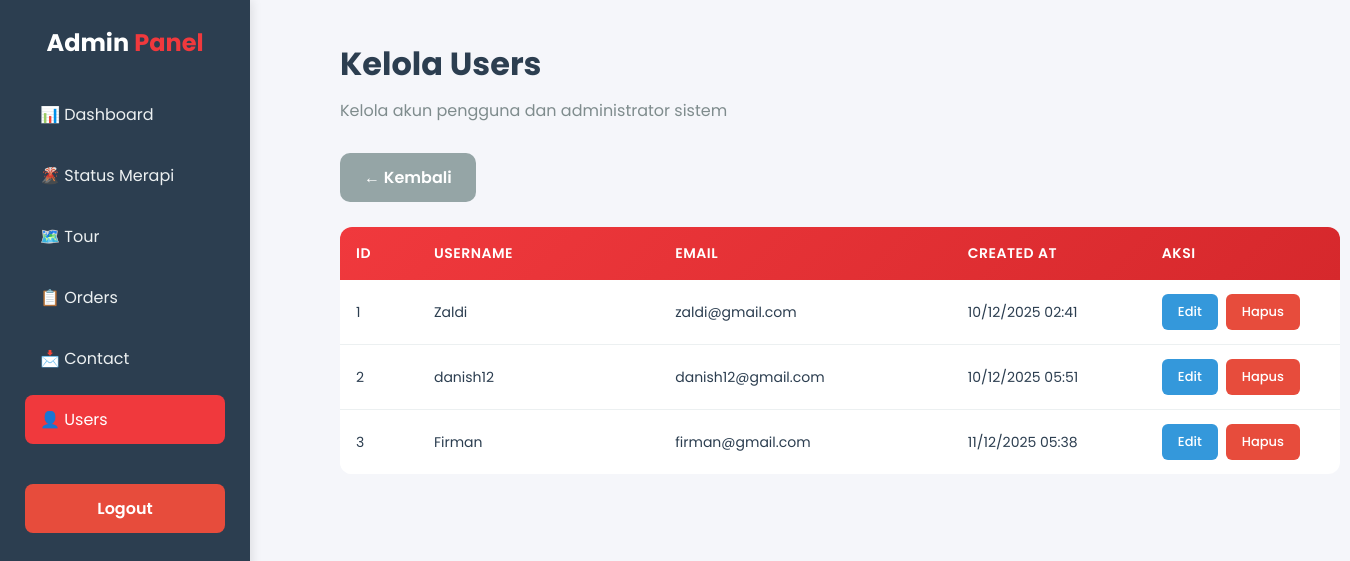
The page /journey_merapi/admin/kelola_user.php (signed in) on the database its author committed.
### tables this page shows
CREATE TABLE `users` (
  `ID_User` int(11) NOT NULL,
  `Username` varchar(50) NOT NULL,
  `Email` varchar(100) NOT NULL,
  `Password` varchar(255) NOT NULL,
  `Created_at` timestamp NOT NULL DEFAULT current_timestamp()
);

### journey_merapi/admin/kelola_user.php (the view, shortened to what this page needs)
<?php
require "../include/db.php";
$data = mysqli_query($conn, "SELECT * FROM users ORDER BY ID_User ASC");
?>
<!DOCTYPE html>
<html lang="id">
<head>
</head>
<body>
<aside class="sidebar">
    <h2 class="logo">Admin <span>Panel</span></h2>
    <ul class="menu">
        <li><a href="dashboard_admin.php">📊 Dashboard</a></li>
        <li><a href="kelola_status_merapi.php">🌋 Status Merapi</a></li>
        <li><a href="kelola_tour.php">🗺️ Tour</a></li>
        <li><a href="kelola_order.php">📋 Orders</a></li>
        <li><a href="kelola_contact.php">📩 Contact</a></li>
        <li><a href="kelola_user.php" class="active">👤 Users</a></li>
    </ul>
    <a href="../auth/logout.php" class="logout-btn">Logout</a>
</aside>
<main class="content">
    <h1>Kelola Users</h1>
    <p class="subtitle">Kelola akun pengguna dan administrator sistem</p>
    <div class="button-group">
        <a href="dashboard_admin.php" class="btn-back">← Kembali</a>
    </div>
    <div class="table-wrapper">
        <table>
            <thead>
                <tr>
                    <th>ID</th>
                    <th>Username</th>
                    <th>Email</th>
                    <th>Created At</th>
                    <th>Aksi</th>
                </tr>
            </thead>
            <tbody>
                <?php while ($row = mysqli_fetch_assoc($data)): ?>
                <tr>
                    <td><?= $row['ID_User'] ?></td>
                    <td><?= htmlspecialchars($row['Username']) ?></td>
                    <td><?= htmlspecialchars($row['Email']) ?></td>
                    <td><?= date('d/m/Y H:i', strtotime($row['Created_at'])) ?></td>
                    <td>
                        <div class="action-buttons">
                            <button class="btn-edit" onclick='editUser(<?= json_encode($row, JSON_HEX_APOS | JSON_HEX_QUOT) ?>)'>
                                Edit
                            </button>
                            <a class="btn-delete"
                               onclick="return confirm('⚠️ Hapus user ini?')"
                               href="?delete=<?= $row['ID_User'] ?>">
                                Hapus
                            </a>
                        </div>
                    </td>
                </tr>
                <?php endwhile; ?>
            </tbody>
        </table>
    </div>
</main>
</body>
</html>

### journey_merapi/admin/kelola_user.php (style rules this page uses)
* { margin: 0; padding: 0; box-sizing: border-box; }
body { font-family: 'Poppins', sans-serif; background: #f5f6fa; min-width: 1200px; overflow-x: auto; }
.sidebar { width: 250px; height: 100vh; background: #2c3e50; color: white; padding: 25px; position: fixed; top: 0; left: 0; overflow-y: auto; box-shadow: 2px 0 10px rgba(0,0,0,0.1); }
.sidebar .logo { font-size: 24px; font-weight: 700; margin-bottom: 30px; text-align: center; }
.sidebar .logo span { color: #f0393d; }
.sidebar .menu { list-style: none; margin-top: 20px; }
.sidebar .menu li { margin: 12px 0; }
.sidebar .menu a { text-decoration: none; color: #ecf0f1; font-size: 16px; padding: 12px 15px; display: block; border-radius: 8px; transition: all 0.3s; }
.sidebar .menu a.active { background: #f0393d; color: white; }
.logout-btn { display: block; margin-top: 40px; background: #e74c3c; padding: 12px 15px; border-radius: 8px; text-align: center; text-decoration: none; color: white; font-weight: 600; transition: 0.3s; }
.content { margin-left: 280px; padding: 40px 60px; min-width: 900px; }
h1 { font-size: 32px; font-weight: 700; color: #2c3e50; margin-bottom: 10px; }
.subtitle { color: #7f8c8d; margin-bottom: 30px; }
.button-group { display: flex; gap: 15px; margin: 25px 0; flex-wrap: wrap; }
.btn-back { display: inline-block; padding: 12px 24px; background: #95a5a6; color: #fff; border-radius: 10px; text-decoration: none; font-size: 16px; font-weight: 600; transition: all 0.3s; }
.table-wrapper { overflow: visible; margin-top: 20px; margin-bottom: 30px; border-radius: 12px; background: white; transition: all 0.4s cubic-bezier(0.4, 0, 0.2, 1); }
table { width: 100%; min-width: 1000px; border-collapse: collapse; background: #fff; border-radius: 12px; overflow: hidden; }
thead { background: linear-gradient(135deg, #f0393d 0%, #d6282c 100%); }
th { padding: 16px; color: white; font-weight: 600; text-align: left; font-size: 14px; text-transform: uppercase; letter-spacing: 0.5px; }
td { padding: 14px 16px; border-bottom: 1px solid #ecf0f1; font-size: 14px; color: #2c3e50; }
tbody tr { transition: background 0.2s ease; }
tr:last-child td { border-bottom: none; }
table th:nth-child(1), table td:nth-child(1) { width: 80px; }
table th:nth-child(2), table td:nth-child(2) { width: 250px; }
table th:nth-child(3), table td:nth-child(3) { width: 300px; }
table th:nth-child(4), table td:nth-child(4) { width: 200px; }
table th:nth-child(5), table td:nth-child(5) { width: 200px; }
.action-buttons { display: flex; gap: 8px; flex-wrap: wrap; }
.btn-edit, .btn-delete { padding: 8px 16px; border-radius: 6px; text-decoration: none; color: white; font-size: 13px; font-weight: 500; font-family: 'Poppins', sans-serif; transition: 0.3s; cursor: pointer; border: none; white-space: nowrap; }
.btn-edit { background: #3498db; }
.btn-delete { background: #e74c3c; }

### rows shown on the page
users: ID_User "1", Username "Zaldi", Email "zaldi@gmail.com", Created_at "10/12/2025 02:41"
users: ID_User "2", Username "danish12", Email "danish12@gmail.com", Created_at "10/12/2025 05:51"
users: ID_User "3", Username "Firman", Email "firman@gmail.com", Created_at "11/12/2025 05:38"
